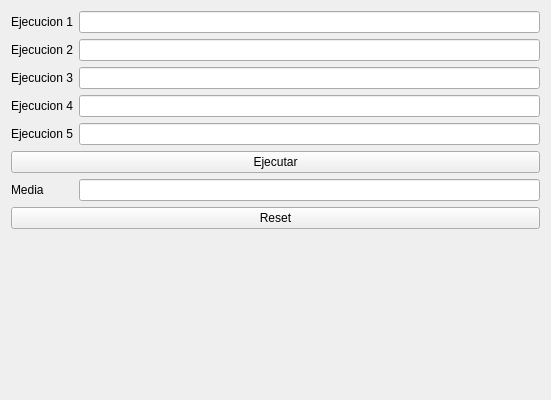
<?xml version="1.0" encoding="UTF-8"?>
<ui version="4.0">
 <class>Algoritmo</class>
 <widget class="QWidget" name="Algoritmo">
  <property name="geometry">
   <rect>
    <x>0</x>
    <y>0</y>
    <width>551</width>
    <height>400</height>
   </rect>
  </property>
  <property name="windowTitle">
   <string>Algoritmo Ordenacion</string>
  </property>
  <layout class="QFormLayout" name="formLayout">
   <item row="0" column="0">
    <widget class="QLabel" name="label_6">
     <property name="text">
      <string>Ejecucion 1</string>
     </property>
    </widget>
   </item>
   <item row="0" column="1">
    <widget class="QLineEdit" name="lineEdit"/>
   </item>
   <item row="1" column="0">
    <widget class="QLabel" name="label_2">
     <property name="text">
      <string>Ejecucion 2</string>
     </property>
    </widget>
   </item>
   <item row="1" column="1">
    <widget class="QLineEdit" name="lineEdit_2"/>
   </item>
   <item row="2" column="0">
    <widget class="QLabel" name="label_3">
     <property name="text">
      <string>Ejecucion 3</string>
     </property>
    </widget>
   </item>
   <item row="2" column="1">
    <widget class="QLineEdit" name="lineEdit_3"/>
   </item>
   <item row="3" column="0">
    <widget class="QLabel" name="label_4">
     <property name="text">
      <string>Ejecucion 4</string>
     </property>
    </widget>
   </item>
   <item row="3" column="1">
    <widget class="QLineEdit" name="lineEdit_4"/>
   </item>
   <item row="4" column="0">
    <widget class="QLabel" name="label_5">
     <property name="text">
      <string>Ejecucion 5</string>
     </property>
    </widget>
   </item>
   <item row="4" column="1">
    <widget class="QLineEdit" name="lineEdit_5"/>
   </item>
   <item row="9" column="0">
    <widget class="QLabel" name="label">
     <property name="sizePolicy">
      <sizepolicy hsizetype="Preferred" vsizetype="Preferred">
       <horstretch>0</horstretch>
       <verstretch>0</verstretch>
      </sizepolicy>
     </property>
     <property name="text">
      <string>Media</string>
     </property>
    </widget>
   </item>
   <item row="9" column="1">
    <widget class="QLineEdit" name="mediaLineEdit"/>
   </item>
   <item row="8" column="0" colspan="2">
    <widget class="QPushButton" name="ejecutarPushButton">
     <property name="text">
      <string>Ejecutar</string>
     </property>
    </widget>
   </item>
   <item row="10" column="0" colspan="2">
    <widget class="QPushButton" name="resetPushButton">
     <property name="text">
      <string>Reset</string>
     </property>
    </widget>
   </item>
  </layout>
 </widget>
 <resources/>
 <connections/>
</ui>
